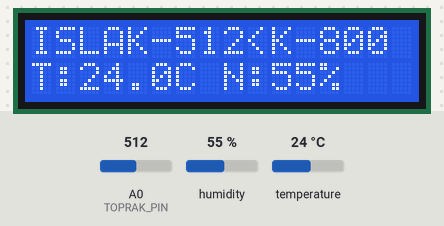
Simulated run of this sketch. Board: Arduino Uno, built with avr-gcc and run on an emulated ATmega328P. Shown: 16×2 character LCD. The test bench sets the inputs (shaded band); at power-on: A0 (TOPRAK_PIN) = 512, humidity 55 %, temperature 24 °C. Random numbers use the default seed unless the sketch sets one; the audio player accepts every command and is not drawn.

Above: at 3.7 s.
3.8 s: A0 (TOPRAK_PIN) set to 790
At 5.1 s:
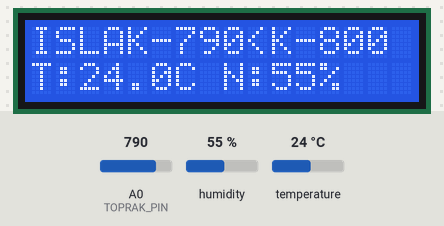
5.7 s: A0 (TOPRAK_PIN) set to 817
At 6.8 s:
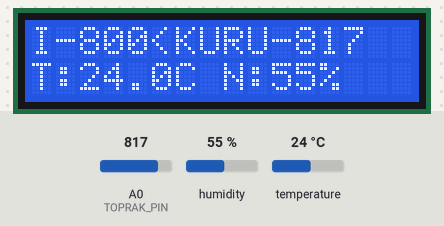
7.3 s: humidity set to 22 %
At 9.9 s:
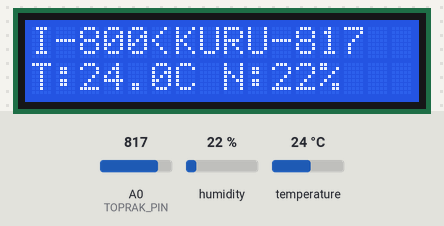
10.5 s: temperature set to 12 °C
At 11.7 s:
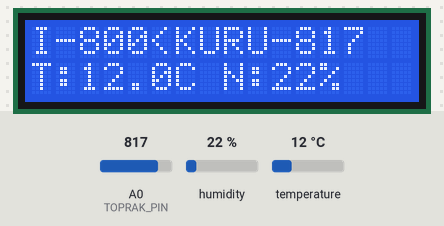
12.7 s: humidity set to 40 %
At 14.6 s:
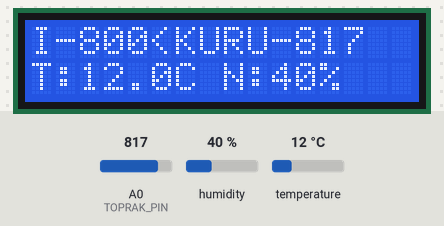
14.9 s: A0 (TOPRAK_PIN) set to 900
At 15.4 s:
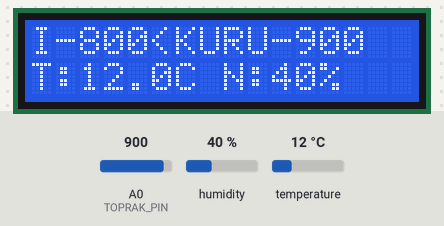
Timing chart, 0 to 17.4 s (numbered marks = the images above; inputs shaded):
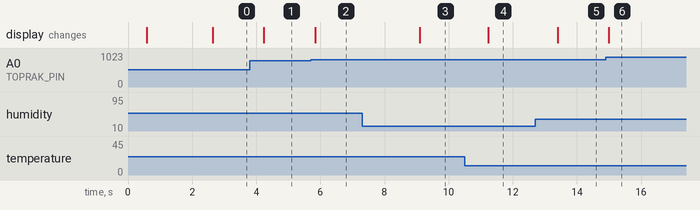

The sketch:

akillisaksi.ino
```cpp
#include <SoftwareSerial.h>
#include <DFRobotDFPlayerMini.h>
#include <LiquidCrystal_I2C.h>
#include <DHT.h>
#include <Ds1302.h>

// ===== PINLER =====
#define TOPRAK_PIN A0
#define DHTPIN 9
#define DHTTYPE DHT11

#define RTC_RST 5
#define RTC_DAT 6
#define RTC_CLK 7

// ===== NESNELER =====
SoftwareSerial dfSerial(10, 11);
DFRobotDFPlayerMini dfplayer;
LiquidCrystal_I2C lcd(0x27, 16, 2);
DHT dht(DHTPIN, DHTTYPE);
Ds1302 rtc(RTC_RST, RTC_CLK, RTC_DAT);

// ===== AYARLAR =====
const int KURU_ESIK = 800;

// Aloe vera ortam eşikleri
const float SICAK_MIN = 10.0;
const float SICAK_MAX = 30.0;
const float NEM_MIN   = 20.0;
const float NEM_MAX   = 70.0;

// ZAMANLAR
const unsigned long UYARI_ARALIK = 6000;      // 6 sn
const unsigned long MIRILDANMA_ARALIK = 600000; // 10 dk

unsigned long sonToprakUyari = 0;
unsigned long sonHavaUyari   = 0;
unsigned long sonMirildanma  = 0;

bool onceKuru = false;

enum HavaDurum { NORMAL, COK_SOGUK, COK_SICAK, COK_NEMLI, COK_KURU };
HavaDurum mevcutHava = NORMAL;

// ===== SETUP =====
void setup() {
  Serial.begin(9600);
  dfSerial.begin(9600);

  lcd.init();
  lcd.backlight();

  dht.begin();
  rtc.init();

  if (!dfplayer.begin(dfSerial)) {
    while (true);
  }

  dfplayer.volume(30);

  lcd.setCursor(0, 0);
  lcd.print("Akilli Saksi");
  delay(2000);
  lcd.clear();
}

// ===== LOOP =====
void loop() {
  unsigned long simdi = millis();

  int toprakNem = analogRead(TOPRAK_PIN);
  float sicaklik = dht.readTemperature();
  float havaNem = dht.readHumidity();

  // ===== LCD =====
  lcd.setCursor(0, 0);
  if (toprakNem <= KURU_ESIK) {
    lcd.print("ISLAK-");
    lcd.print(toprakNem);
    lcd.print("<K-");
    lcd.print(KURU_ESIK);
  } else {
    lcd.print("I-");
    lcd.print(KURU_ESIK);
    lcd.print("<KURU-");
    lcd.print(toprakNem);
  }
  lcd.print(" ");

  lcd.setCursor(0, 1);
  lcd.print("T:");
  lcd.print(sicaklik, 1);
  lcd.print("C N:");
  lcd.print(havaNem, 0);
  lcd.print("% ");

  // ===== TOPRAK KURU =====
  if (toprakNem > KURU_ESIK) {
    if (simdi - sonToprakUyari >= UYARI_ARALIK) {
      dfplayer.playMp3Folder(random(1, 3)); // 0001-0003
      sonToprakUyari = simdi;
      onceKuru = true;
    }
  } else {
    if (onceKuru) {
      dfplayer.playMp3Folder(random(3, 5)); // 0003-0005
      onceKuru = false;
    }
  }

  // ===== HAVA DURUMU BELİRLE =====
  HavaDurum yeniDurum = NORMAL;

  if (sicaklik < SICAK_MIN) yeniDurum = COK_SOGUK;
  else if (sicaklik > SICAK_MAX) yeniDurum = COK_SICAK;
  else if (havaNem > NEM_MAX) yeniDurum = COK_NEMLI;
  else if (havaNem < NEM_MIN) yeniDurum = COK_KURU;

  // ===== HAVA SESLERİ (TOPRAK GİBİ TEKRARLI) =====
  if (yeniDurum != NORMAL) {
    if (simdi - sonHavaUyari >= UYARI_ARALIK) {
      switch (yeniDurum) {
        case COK_SOGUK: dfplayer.playMp3Folder(5); break;
        case COK_SICAK: dfplayer.playMp3Folder(6); break;
        case COK_NEMLI: dfplayer.playMp3Folder(7); break;
        case COK_KURU:  dfplayer.playMp3Folder(8); break;
        default: break;
      }
      sonHavaUyari = simdi;
    }
  }

  mevcutHava = yeniDurum;

  // ===== MIRILDANMA (10 DK) =====
  if (simdi - sonMirildanma >= MIRILDANMA_ARALIK &&
      mevcutHava == NORMAL &&
      toprakNem <= KURU_ESIK) {

    dfplayer.playMp3Folder(random(9, 15)); // 0009–0014
    sonMirildanma = simdi;
  }

  delay(500);
}
```

Measured:
- the behaviour switches between 800 and 801 on A0 (TOPRAK_PIN) (found by bisection; images 1 and 2)
- after the input at 3.8 s, the display: changes after 0.43 s (image 1)
- after the input at 5.7 s, the display: changes after 0.14 s (image 2)
- after the input at 7.3 s, the display: changes after 1.8 s (image 3)
- after the input at 10.5 s, the display: changes after 0.73 s (image 4)
- after the input at 12.7 s, the display: changes after 0.70 s (image 5)
- after the input at 14.9 s, the display: changes after 0.09 s (image 6)
